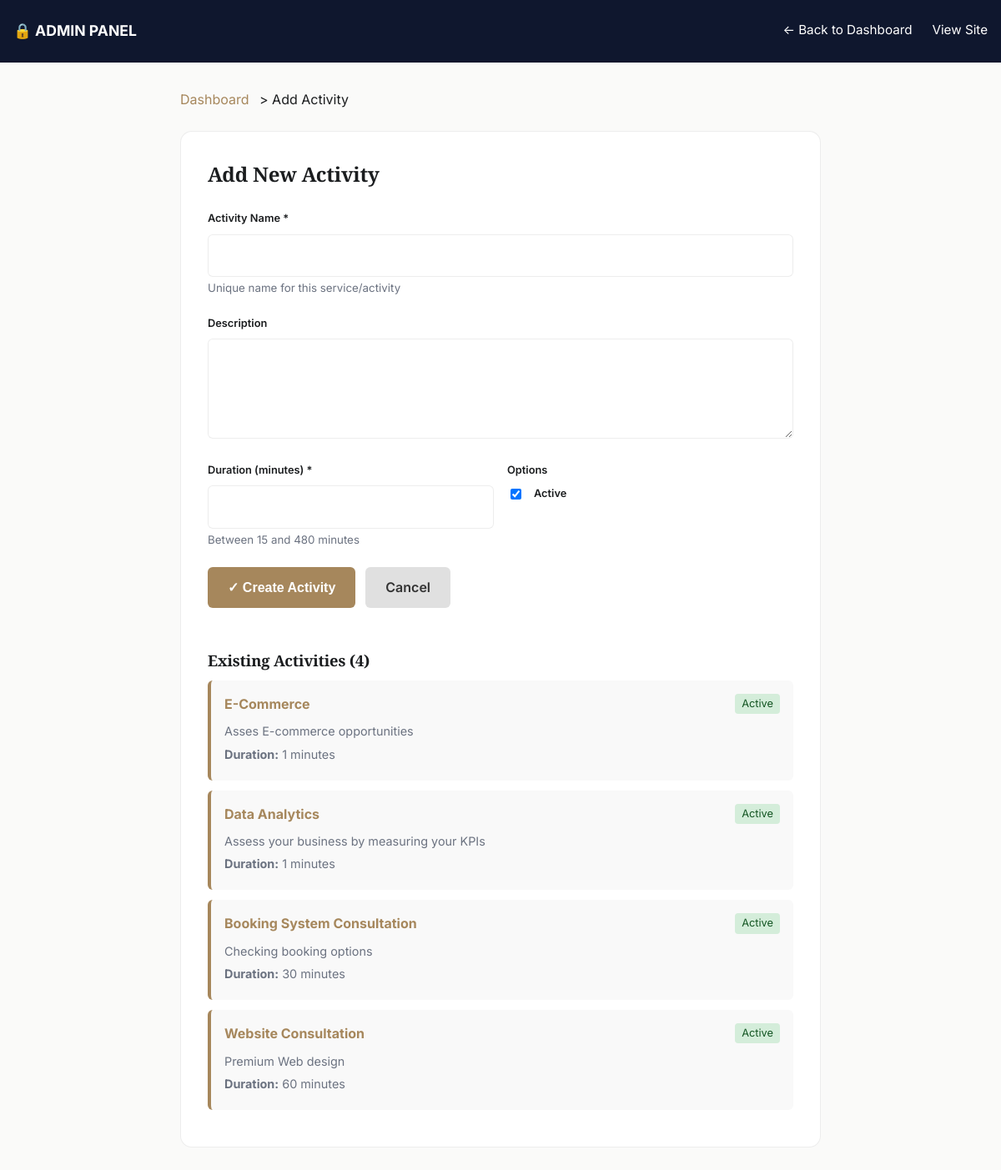
The page /booking/admin/add-activity/ (signed in) on the database its author committed.
### booking/models.py (models this page shows, shortened)
class Activity(models.Model):
    name = models.CharField(max_length=100, unique=True)
    description = models.TextField(blank=True)
    duration_minutes = models.IntegerField(default=30)
    is_active = models.BooleanField(default=True)
    created_at = models.DateTimeField(auto_now_add=True)
    class Meta:
        verbose_name_plural = "Activities"
        ordering = ["name"]

### booking/views.py (the view, shortened to what this page needs)
# urls.py: path("admin/add-activity/", views.add_activity, name="add_activity"),
@login_required(login_url="admin:login")
@user_passes_test(is_admin, login_url="admin:login")
def add_activity(request):
    template_name = "booking/add_activity.html"
    context = {
        "activities": Activity.objects.all().order_by("-created_at"),
    }
    return render(request, template_name, context)

### booking/views.py (called while the page is built)
def is_admin(user):
    return user.is_staff or user.is_superuser

### templates/booking/add_activity.html (shortened to what this page needs)
{% load static %}
<!doctype html>
<html lang="en">
<head>
  <link rel="stylesheet" href="{% static 'css/services.css' %}">
</head>
<body>
  <header class="admin-header">
    <div class="nav" style="max-width: 1200px; margin: 0 auto; padding: 0 16px;">
      <strong>🔒 ADMIN PANEL</strong>
      <div class="admin-nav">
        <a href="{% url 'booking:management' %}">← Back to Dashboard</a>
        <a href="{% url 'services:welcome' %}">View Site</a>
      </div>
    </div>
  </header>
  <div class="container">
    <div class="breadcrumb">
      <a href="{% url 'booking:management' %}">Dashboard</a> > Add Activity
    </div>
    <div class="admin-form">
      <div class="form-section">
        <h2>Add New Activity</h2>
        <form method="post">
          <div class="form-group">
            <label for="name">Activity Name *</label>
            <input type="text" id="name" name="name" placeholder="e.g., Website Development" required>
            <small style="color: var(--muted);">Unique name for this service/activity</small>
          </div>
          <div class="form-group">
            <label for="description">Description</label>
            <textarea id="description" name="description" placeholder="Describe what this activity includes..."></textarea>
          </div>
          <div class="form-row">
            <div class="form-group">
              <label for="duration">Duration (minutes) *</label>
              <input type="number" id="duration" name="duration_minutes" value="30" min="15" max="480" required>
              <small style="color: var(--muted);">Between 15 and 480 minutes</small>
            </div>
            <div class="form-group">
              <label style="margin-bottom: 0;">Options</label>
              <div class="checkbox-group" style="margin-top: 8px;">
                <input type="checkbox" id="is_active" name="is_active" checked>
                <label for="is_active" style="margin: 0;">Active</label>
              </div>
            </div>
          </div>
          <div class="button-group">
            <button type="submit" class="btn-primary">✓ Create Activity</button>
            <a href="{% url 'booking:management' %}" class="btn-secondary" style="text-decoration: none; display: inline-block;">Cancel</a>
          </div>
        </form>
      </div>
      {% if activities %}
        <div class="activities-list">
          <h3>Existing Activities ({{ activities.count }})</h3>
          {% for activity in activities %}
            <div class="activity-item">
              <div style="display: flex; justify-content: space-between; align-items: start;">
                <div>
                  <h4>{{ activity.name }}</h4>
                  {% if activity.description %}
                    <p>{{ activity.description }}</p>
                  {% endif %}
                  <p><strong>Duration:</strong> {{ activity.duration_minutes }} minutes</p>
                </div>
                <span class="activity-status {% if activity.is_active %}status-active{% else %}status-inactive{% endif %}">
                  {{ activity.is_active|yesno:"Active,Inactive" }}
                </span>
              </div>
            </div>
          {% endfor %}
        </div>
      {% endif %}
    </div>
  </div>
</body>
</html>

### static/css/services.css (style rules this page uses)
:root { --bg: #FAFAF9; --cream: #F3F1EC; --navy: #16213E; --navy-ink: #0F172E; --ink: #1B1D1F; --muted: #6B7280; --brass: #A6875C; --brass-light: #C9AD82; --border: rgba(27, 29, 31, 0.08); --border-on-navy: rgba(255, 255, 255, 0.14); --shadow-sm: 0 2px 8px rgba(16, 24, 40, 0.06); --shadow-md: 0 12px 32px rgba(16, 24, 40, 0.08); --radius: 14px; --radius-sm: 8px; --maxw: 1180px; --font-display: "Playfair Display", Georgia, serif; --font-body: "Inter", -apple-system, BlinkMacSystemFont, sans-serif; }
* { box-sizing: border-box; }
html { scroll-behavior: smooth; }
body { margin: 0; background: var(--bg); color: var(--ink); font-family: var(--font-body); font-size: 16px; line-height: 1.6; -webkit-font-smoothing: antialiased; }
h1, h2, h3 { font-family: var(--font-display); font-weight: 600; letter-spacing: -0.01em; margin: 0 0 0.5em; color: var(--ink); }
h2 { font-size: clamp(1.7rem, 2.6vw, 2.3rem); }
h3 { font-size: 1.15rem; }
p { color: var(--muted); }
a { color: inherit; text-decoration: none; }
header { position: sticky; top: 0; z-index: 40; background: rgba(250, 250, 249, 0.86); backdrop-filter: blur(10px); border-bottom: 1px solid var(--border); }
.nav { max-width: var(--maxw); margin: 0 auto; padding: 16px 28px; display: flex; align-items: center; justify-content: space-between; gap: 24px; }
label { display: block; font-size: 0.8rem; color: rgba(255,255,255,0.6); margin-bottom: 6px; }
input, select, textarea { width: 100%; padding: 12px 14px; border-radius: var(--radius-sm); border: 1px solid var(--border-on-navy); background: rgba(255,255,255,0.04); color: #fff; font: inherit; font-size: 0.94rem; }
input::placeholder, textarea::placeholder { color: rgba(255,255,255,0.35); }
textarea { min-height: 120px; resize: vertical; }

### templates/booking/add_activity.html (style rules this page uses)
.admin-header { background: #0f172e; color: white; padding: 16px 0; }
.admin-header a { color: #fff; text-decoration: none; }
.admin-header .nav { display: flex; justify-content: space-between; align-items: center; }
.admin-header strong { font-size: 1.1rem; }
.admin-nav { display: flex; gap: 24px; align-items: center; }
.admin-nav a { font-size: 0.95rem; padding: 8px 0; border-bottom: 2px solid transparent; transition: border-color 0.2s; }
.container { max-width: 800px; margin: 0 auto; padding: 32px 16px; }
.admin-form { background: white; border: 1px solid var(--border); border-radius: var(--radius); padding: 32px; }
.form-section { margin-bottom: 48px; }
.form-section h2 { font-size: 1.5rem; margin-bottom: 24px; }
.form-group { margin-bottom: 20px; }
.form-group label { display: block; font-weight: 600; margin-bottom: 8px; color: var(--text); }
.form-group input, .form-group textarea { width: 100%; padding: 12px; border: 1px solid var(--border); border-radius: 6px; font-size: 1rem; font-family: inherit; }
.checkbox-group { display: flex; align-items: center; gap: 12px; }
.checkbox-group input { width: auto; }
.form-row { display: grid; grid-template-columns: 1fr 1fr; gap: 16px; }
.button-group { display: flex; gap: 12px; }
.btn-primary { background: var(--brass); color: white; padding: 12px 24px; border: none; border-radius: 6px; cursor: pointer; font-weight: 600; font-size: 1rem; }
.btn-secondary { background: #e0e0e0; color: #333; padding: 12px 24px; border: none; border-radius: 6px; cursor: pointer; font-weight: 600; font-size: 1rem; }
.activities-list { margin-top: 32px; }
.activity-item { background: #f9f9f9; padding: 16px; border-radius: 6px; margin-bottom: 12px; border-left: 4px solid var(--brass); }
.activity-item h4 { margin: 0 0 8px; color: var(--brass); }
.activity-item p { margin: 4px 0; font-size: 0.9rem; color: var(--muted); }
.activity-status { display: inline-block; padding: 2px 8px; border-radius: 4px; font-size: 0.8rem; }
.status-active { background: #d4edda; color: #155724; }
.breadcrumb { margin-bottom: 24px; }
.breadcrumb a { color: var(--brass); text-decoration: none; margin-right: 8px; }

### rows shown on the page
Activity: name "E-Commerce", description "Asses E-commerce opportunities", duration_minutes "1", is_active "Active"
Activity: name "Data Analytics", description "Assess your business by measuring your KPIs", duration_minutes "1", is_active "Active"
Activity: name "Booking System Consultation", description "Checking booking options", duration_minutes "30", is_active "Active"
Activity: name "Website Consultation", description "Premium Web design", duration_minutes "60", is_active "Active"

### other values the page prints
{{ activities.count }} "4"
